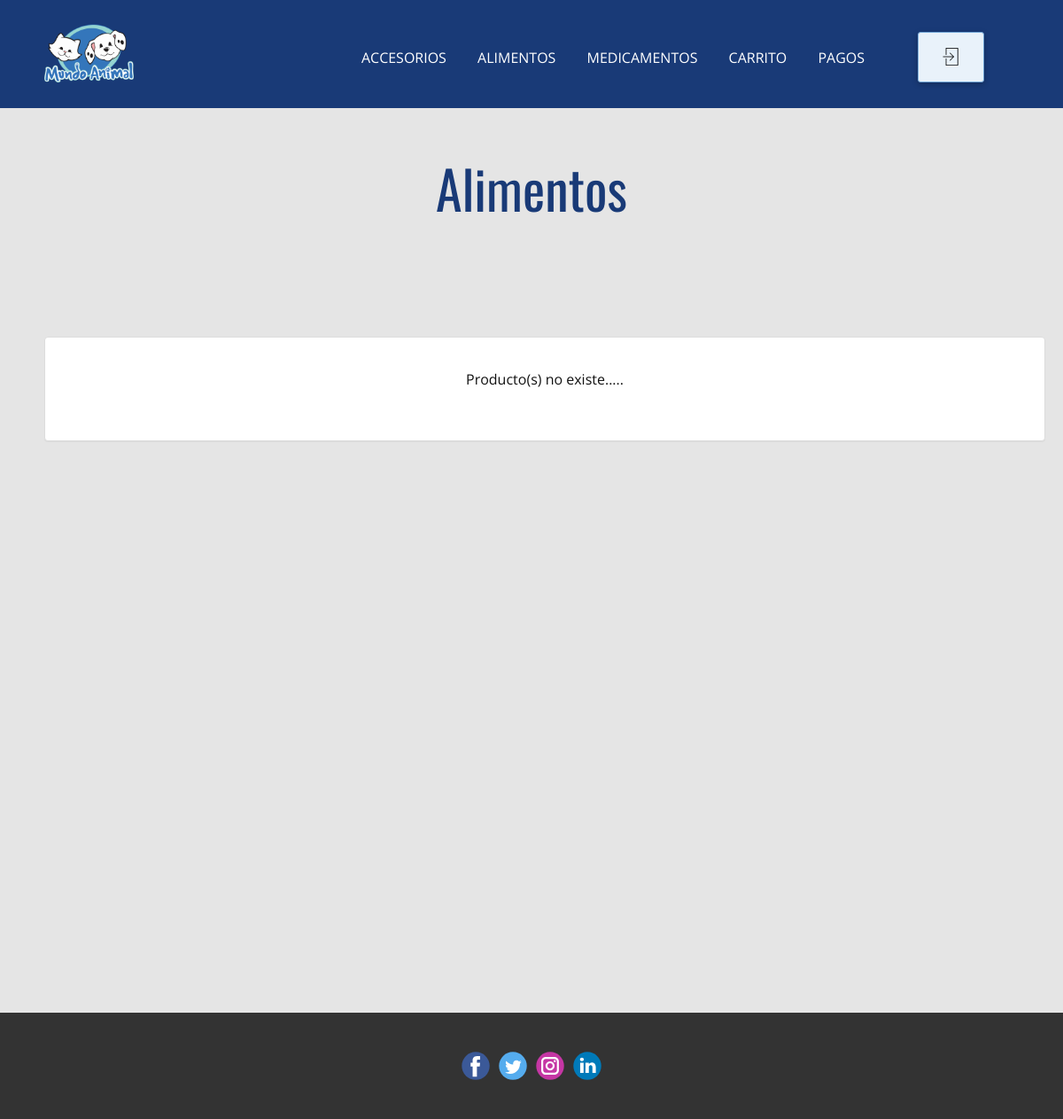
The app's page /view/alimentos.php (signed in), older data.
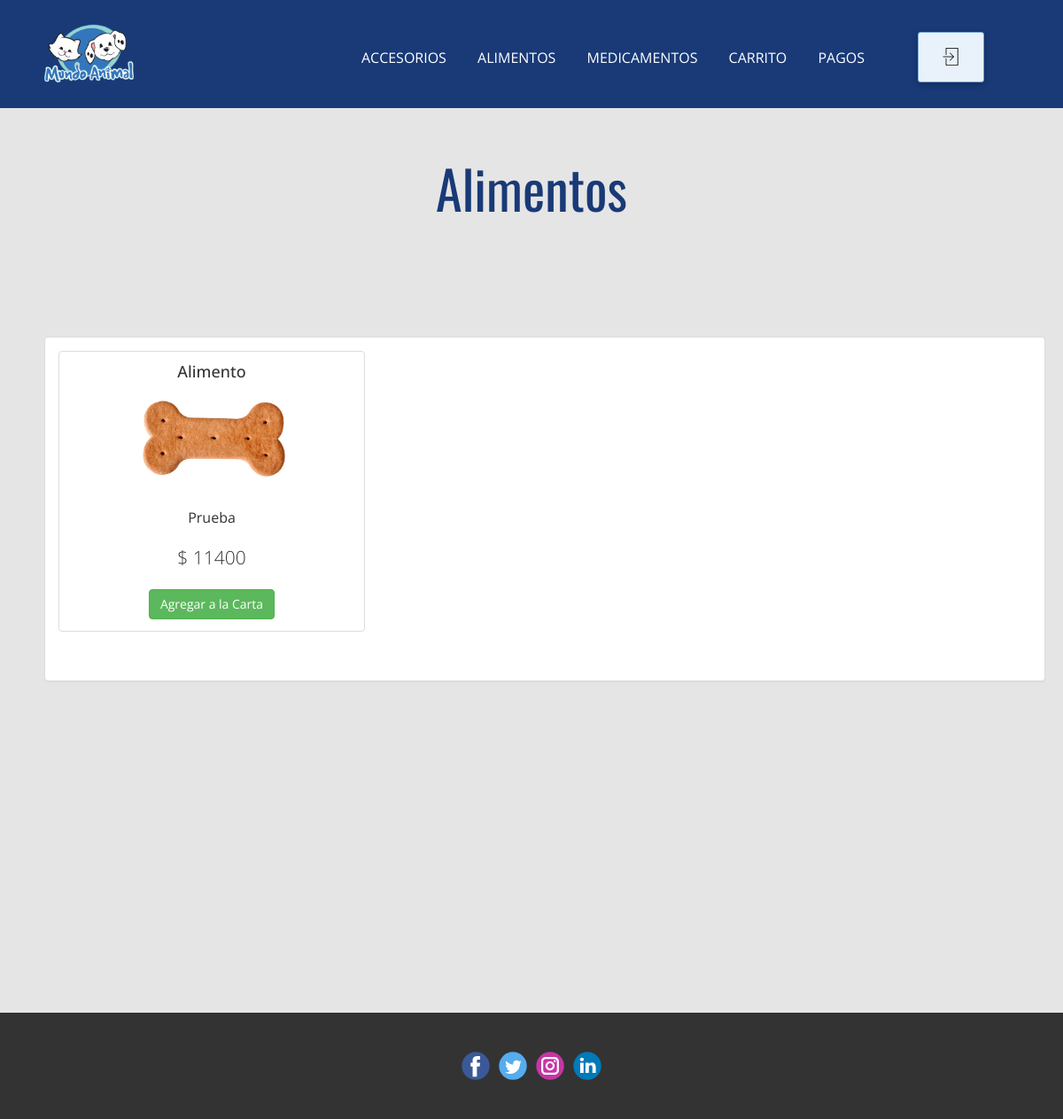
The same page, newer data.
### tables this page shows
CREATE TABLE productos (
  idproductos INT AUTO_INCREMENT PRIMARY KEY,
  nombre VARCHAR(45) NOT NULL,
  imagen VARCHAR(255),
  descripcion VARCHAR(45) NOT NULL,
  precio DOUBLE NOT NULL,
  iva DOUBLE NOT NULL,
  categoria_id INT NOT NULL,
  proveedor_id BIGINT NOT NULL);

### view/alimentos.php (the view, shortened to what the changed rows need)
<?php
include('../db/Configuracion.php');
?>
<!DOCTYPE html>
<html style="font-size: 16px;">
<head>
    <link rel="stylesheet" href="../css/nicepage2.css" media="screen">
    <link rel="stylesheet" href="../css/productos.css" media="screen">
    <link rel="stylesheet" href="http://maxcdn.bootstrapcdn.com/bootstrap/3.3.7/css/bootstrap.min.css">
</head>
<body class="u-body u-xl-mode">
    <section class="u-align-center u-clearfix u-grey-10 u-section-1 u-list-item-2" id="carousel_c142">
        <div class="u-clearfix u-sheet u-sheet-1">
            <h1 class="u-custom-font u-font-oswald u-text u-text-default u-text-palette-3-base u-text-1">
                <span class="u-text-palette-1-base">
                    <font color="#193a77">Alimentos</font>
                </span>
            </h1>
            <div class="u-expanded-width u-list u-list-1">
                <div class="container">
                    <div class="panel panel-default">
                        <div class="panel-body">
                            <div id="products" class="row list-group">
                                <?php
                                $query = $db->query("SELECT * FROM productos where categoria_id=2");
                                if ($query->num_rows > 0) {
                                    while ($row = $query->fetch_assoc()) {
                                ?>
                                        <div class="item col-lg-4">
                                            <div class="thumbnail">
                                                <div class="caption">
                                                    <h4 class="list-group-item-heading"><?php echo $row["nombre"]; ?></h4>
                                                    <center><img class="img-responsive" src="../images/ImagesProductos/<?php echo $row["imagen"]; ?>"  alt="" width="200px"></img></center>
                                                    <p class="list-group-item-text"><?php echo $row["descripcion"]; ?></p>
                                                    <p class="lead"><?php echo '$ ' . $row["precio"]; ?></p>
                                                    <a class="btn btn-success" href="../controller/AccionCarta.php?action=addToCart&idproductos=<?php echo $row["idproductos"]; ?>">Agregar a la Carta</a>
                                                </div>
                                            </div>
                                        </div>
                                    <?php }
                                } else { ?>
                                    <p>Producto(s) no existe.....</p>
                                <?php } ?>
                            </div>
                        </div>
                    </div>
                </div>
            </div>
        </div>
    </section>
</body>
</html>

Row changes from the older to the newer data that the page shows:
now on this page (row edited): productos: nombre "Alimento", imagen (picture), descripcion "Prueba", precio "11400"
Text that changed along with them:
text no longer shown: "Producto(s) no existe....."
